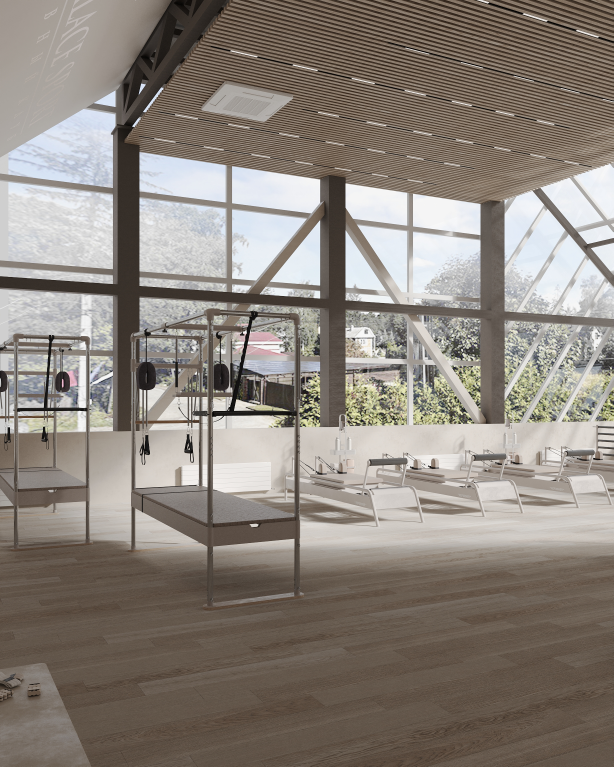
#> input picture 30000_Post.jpg, 1840 x 2300 px (shown at 1/3 size)
$ python optimize_images.py
#> lines starting #> are read from the running program, lines starting #| are printed output that depends on the picture
#!/usr/bin/env python3
"""Optimize the club's render photos into web-ready assets with semantic names."""
import os
from PIL import Image, ImageFilter

SRC = os.path.dirname(os.path.dirname(os.path.abspath(__file__)))
OUT = os.path.join(SRC, "assets", "img")
os.makedirs(OUT, exist_ok=True)

# source file -> semantic name
MAPPING = {
    # Hero slideshow (bright, wide pilates halls)
    "30000_Post.jpg":  "hero-1",
    "40000_Post.jpg":  "hero-2",
    "170000_Post.jpg": "hero-3",
    "60000_Post.jpg":  "hero-4",
    # Pilates studio gallery
    "50000_Post.jpg":  "pilates-1",
    "90000_Post.jpg":  "pilates-2",
    "100000_Post.jpg": "pilates-3",
    "110000_Post.jpg": "pilates-4",
    "80000_Post.jpg":  "pilates-5",
    "120000_Post.jpg": "pilates-6",
    "130000_Post.jpg": "pilates-7",
    "70000_Post.jpg":  "pilates-8",
    # Details
    "150000_Post.jpg": "detail-1",
    "160000_Post.jpg": "detail-2",
    "180000_Post.jpg": "detail-3",
    # Lounge / relax
    "10000_Post.jpg":  "lounge-1",
    "20000_Post.jpg":  "lounge-2",
    # Brand / entrance
    "K_50000_Post.jpg": "brand-gold",
    "K_80000_Post.jpg": "brand-pilates",
    "K_20000_Post.jpg": "entrance-1",
    "K_30000_Post.jpg": "entrance-2",
    "K_40000_Post.jpg": "entrance-3",
    "K_10000_Post.jpg": "corridor",
    "K_70000_Post.jpg": "storage-1",
    "K_60000_Post.jpg": "storage-2",
}

MAX_EDGE = 1800
THUMB_EDGE = 700
QUALITY = 82


def save_variant(img, path, max_edge, quality):
    im = img.copy()
    im.thumbnail((max_edge, max_edge), Image.LANCZOS)
    im.save(path, "JPEG", quality=quality, optimize=True, progressive=True)
    return im.size


def make_lqip(img, path):
    """Tiny blurred placeholder for smooth lazy-load."""
    im = img.copy()
    im.thumbnail((24, 24), Image.LANCZOS)
    im = im.filter(ImageFilter.GaussianBlur(1))
    im.save(path, "JPEG", quality=40)


total_in = total_out = 0
for src, name in MAPPING.items():
    sp = os.path.join(SRC, src)
    if not os.path.exists(sp):
        print("MISSING", src)
        continue
    img = Image.open(sp).convert("RGB")
#> img is the input picture: PIL image 1840x2300 RGB; mean R, G, B 140.4, 132.5, 124.7
    full = os.path.join(OUT, f"{name}.jpg")
    thumb = os.path.join(OUT, f"{name}-thumb.jpg")
    size = save_variant(img, full, MAX_EDGE, QUALITY)
#> size = (1440, 1800)
    save_variant(img, thumb, THUMB_EDGE, 78)
#> call 2 of save_variant, with path = 'assets/img/hero-1-thumb.jpg', max_edge = 700, quality = 78
#> in save_variant (call 2), `im.thumbnail((max_edge, max_edge), Image.LANCZOS)`:
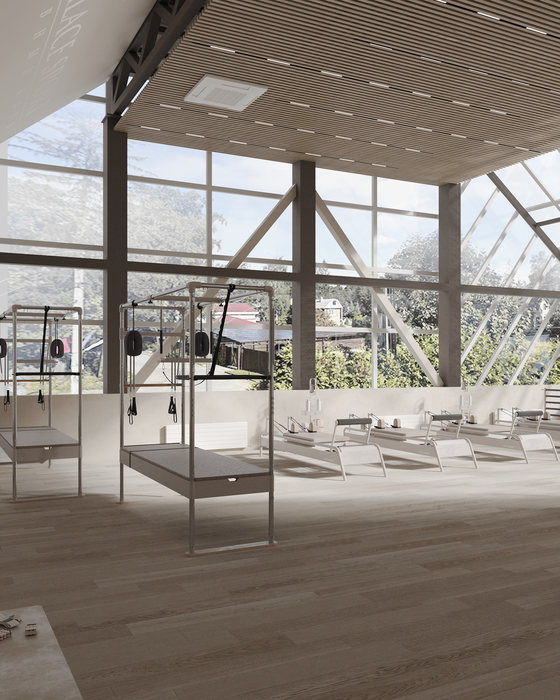
#> im: PIL image 560x700 RGB; mean R, G, B 140.4, 132.5, 124.7
    total_in += os.path.getsize(sp)
    total_out += os.path.getsize(full) + os.path.getsize(thumb)
    print(f"{src:20s} -> {name:14s} {size[0]}x{size[1]}  {os.path.getsize(full)//1024} KB")
#| 30000_Post.jpg       -> hero-1         1440x1800  439 KB
#> pass 2 of the loop `for src, name in MAPPING.items():`:
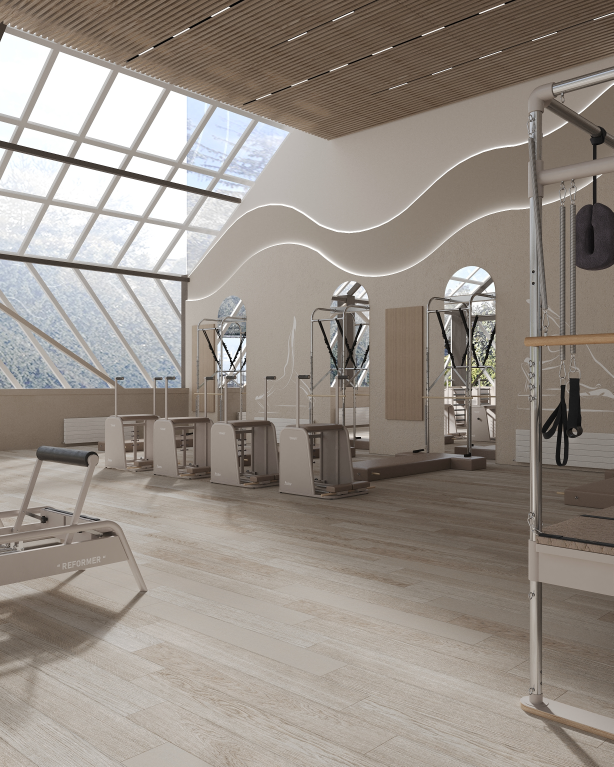
#> input picture 40000_Post.jpg, 1840 x 2300 px (shown at 1/3 size)
#> img is the input picture: PIL image 1840x2300 RGB; mean R, G, B 151, 142.5, 134.4
#> im: PIL image 1440x1800 RGB
#> in save_variant (call 4), `im.thumbnail((max_edge, max_edge), Image.LANCZOS)`:
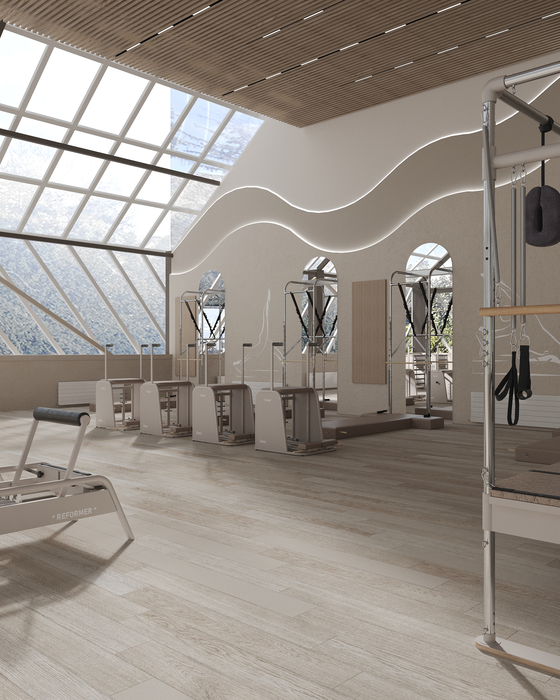
#> im: PIL image 560x700 RGB; mean R, G, B 150.9, 142.5, 134.4
#| 40000_Post.jpg       -> hero-2         1440x1800  424 KB
#> pass 3 of the loop `for src, name in MAPPING.items():`:
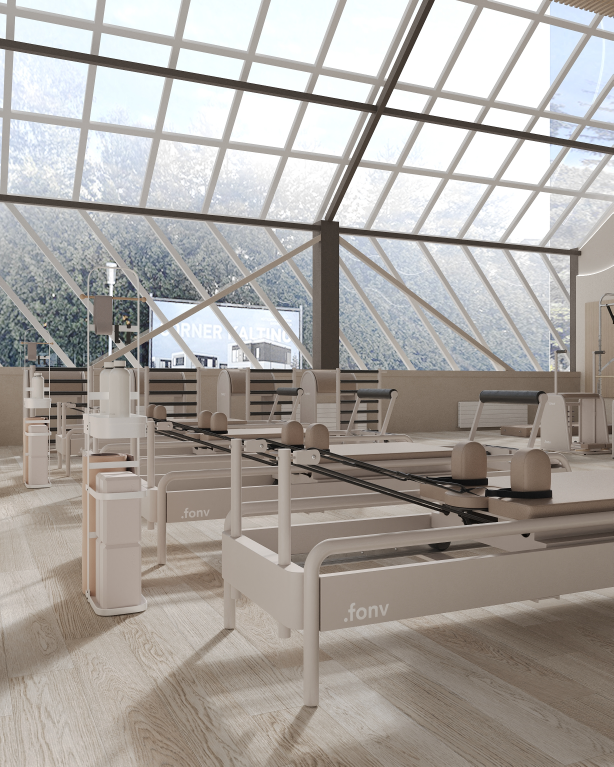
#> input picture 170000_Post.jpg, 1840 x 2300 px (shown at 1/3 size)
#> img is the input picture: PIL image 1840x2300 RGB; mean R, G, B 170.1, 165.1, 160.2
#> im: PIL image 1440x1800 RGB
#> in save_variant (call 6), `im.thumbnail((max_edge, max_edge), Image.LANCZOS)`:
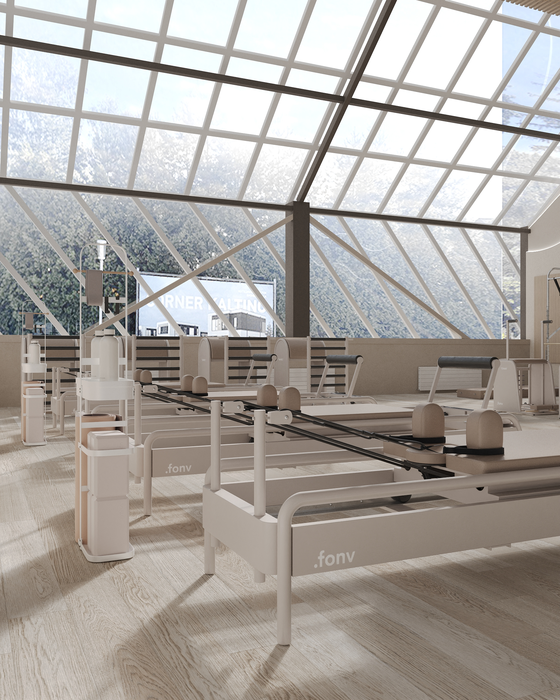
#> im: PIL image 560x700 RGB; mean R, G, B 170, 165.1, 160.2
#| 170000_Post.jpg      -> hero-3         1440x1800  410 KB
#> the loop made 25 passes; the first 3 are shown

print(f"\nTotal in:  {total_in/1024/1024:.1f} MB")
print(f"Total out: {total_out/1024/1024:.1f} MB")
